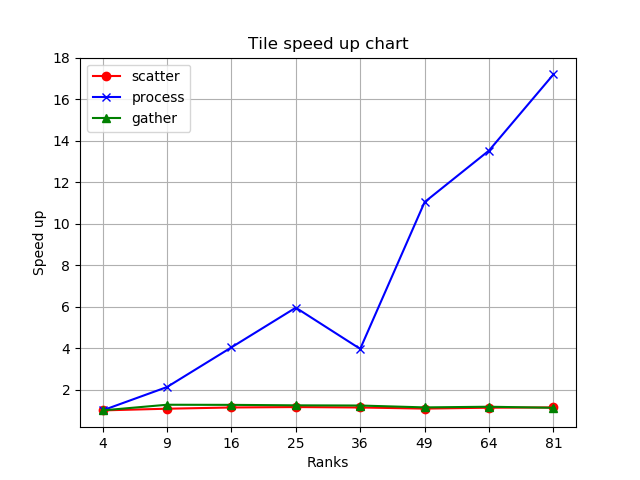

Here is the Python script that generated this plot:
"""

E. Wes Bethel, Copyright (C) 2022

October 2022

Description: This code loads a .csv file and creates a 3-variable plot

Inputs: the named file "sample_data_3vars.csv"

Outputs: displays a chart with matplotlib

Dependencies: matplotlib, pandas modules

Assumptions: developed and tested using Python version 3.8.8 on macOS 11.6

"""

import pandas as pd
import matplotlib.pyplot as plt


fname = "tile.csv"
df = pd.read_csv(fname, comment="#")
print(df)

var_names = list(df.columns)

print("var names =", var_names)

# split the df into individual vars
# assumption: column order - 0=problem size, 1=blas time, 2=basic time

problem_sizes = df[var_names[0]].values.tolist()
code1_time = df[var_names[1]].values.tolist()
code2_time = df[var_names[2]].values.tolist()
code3_time = df[var_names[3]].values.tolist()

plt.title("Tile speed up chart")

xlocs = [i for i in range(len(problem_sizes))]

plt.xticks(xlocs, problem_sizes)

# here, we are plotting the raw values read from the input .csv file, which
# we interpret as being "time" that maps directly to the y-axis.
#
# what if we want to plot MFLOPS instead? How do we compute MFLOPS from
# time and problem size? You may need to add some code here to compute
# MFLOPS, then modify the plt.plot() lines below to plot MFLOPS rather than time.

plt.plot(code1_time, "r-o")
plt.plot(code2_time, "b-x")
plt.plot(code3_time, "g-^")

#plt.xscale("log")
#plt.yscale("log")

plt.xlabel("Ranks")
plt.ylabel("Speed up")

varNames = [var_names[1], var_names[2], var_names[3]]
plt.legend(varNames, loc="best")

plt.grid(axis='both')

plt.show()

# EOF
